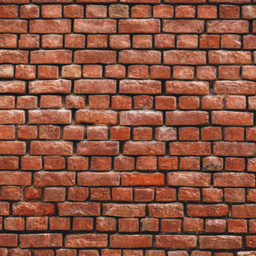
#> input picture images/brick_rough_256x256.jpg, 256 x 256 px, found by its file name
$ jupyter execute --allow-errors partial_report.ipynb
#> lines starting #> are read from the running program, lines starting #| are printed output that depends on the picture
# Texture Normal Mapper

## SCC0251.2020.1 - Image Processing

### Prof. Dr. Moacir Ponti

### Renata Vinhaga dos Anjos (10295263) and Vitor Gratiere Torres (10284952)

#### Description

Our idea is to create a normal mapper for textures, calculating light bumps and deviations to simplify 3d meshes improving render speed while maintaining render quality.

Provinding an 2d image, we want to calculate it's heightmap from its pixel's light values.

Out of it, we will scan in x and y axes with it's gradient from Sobel-Feldman operator, creating thus a normal map.

[cell 1]
import numpy as np
import imageio
import matplotlib.pyplot as plt

[cell 2]
# r = imageio.imread(str(input()).rstrip())
r = imageio.imread(str("/home/ava/documents/classes/nm/NormalMapping/images/brick_rough_256x256.jpg").rstrip()).astype(np.uint8)
#> r is the input picture: shape (256, 256, 3); mean R, G, B 140.6, 84.4, 65

[cell 3]
# Invert
def inv(img):
    return 255 - img

# Normalize
def scale(image, c=0, d=255):
    a = np.min(image)
    b = np.max(image)
    return ((image-a)*((d-c)/(b-a))+c).astype(np.uint8)

#### Sobel-Feldman operator

Sobel-Feldman operator is an edge detector, it uses two 3×3 kernels which are convolved with the original image to calculate approximations of the derivatives – one for horizontal changes, and one for vertical. If we define $A$ as the source image, and $Gx$ and $Gy$ are two images which at each point contain the vertical and horizontal derivative approximations respectively, the computations are as follows:

$$G_x = \begin{bmatrix}-3 & 0 & 3\\-10 & 0 & 10\\-3 & 0 & 3\end{bmatrix}$$

$$G_y = \begin{bmatrix}-3 & -10 & -3\\0 & 0 & 0\\3 & 10 & 3\end{bmatrix}$$

Then we'll crop $A$ matrix to fit kernel's shape, iterate and convolute it.

> It is also possible to use $G_x$ and $G_y$ with 1s instead of 3s, and 2s instead of 10s, it's just a matter of factors and scales. 3s and 10s got us our best outcome so far.

The x-coordinate is defined here as increasing in the "right"-direction, and the y-coordinate is defined as increasing in the "down"-direction. At each point in the image, the resulting gradient approximations can be combined to give the gradient magnitude, using $G = \sqrt{G_x^2 + G_y^2}$. Using this information, we can also calculate the gradient's direction as $\theta = atan\left(\frac{G_y}{G_x}\right)$, this angle $\theta$ tells us the light's angle, while the $G$ vector is the light's vector itself.

The components $G_x$ and $G_y$ devided by its' square root gives us the unitary components.

The $x$ component will be depicted as our reds, while the $y$ as our greens. Our blue component comes from the height map itself. All of them are scaled to $0-255$. The last operation is to cut through the threshold.

[cell 4]
def sobel(img, threshold=.05):
    #     Gx = np.array([[-1, 0, 1],
    #                    [-2, 0, 2],
    #                    [-1, 0, 1]])
    #     Gy = np.array([[-1, -2, -1],
    #                    [0, 0, 0],
    #                    [1, 2, 1]])
    Gx = np.array([[-3, 0, 3],
                   [-10, 0, 10],
                   [-3, 0, 3]])
    Gy = np.array([[-3, -10, -3],
                   [0, 0, 0],
                   [3, 10, 3]])

    shp = np.array(img.shape)[0:2]
    img = np.pad(img, 1, 'edge')

    if np.array(img.shape)[0] == 3:
        # image isn't greyscale, convert
        img = np.dot(img[..., :3], [0.2989, 0.5870, 0.1140])

    sob = np.zeros(shp)
    res = np.zeros(np.array([shp[0], shp[1], 3]))

    for i in range(0, shp[0]):
        for j in range(0, shp[1]):
            S1 = np.sum(np.multiply(Gx, img[i:i+3, j:j+3]))
            S2 = np.sum(np.multiply(Gy, img[i:i+3, j:j+3]))

            sob[i, j] = np.sqrt(S1**2 + S2**2)
            if sob[i, j] != 0:
                res[i, j, 0] = S1/sob[i, j] * 255
                res[i, j, 1] = S2/sob[i, j] * 255
            else:
                res[i, j, 0] = 0
                res[i, j, 1] = 0
            res[i, j, 2] = sob[i, j]

    sob = scale(sob)
    res = scale(res)
    res[:,:,2] = inv(res[:,:,2])

    threshold = int(round(threshold * 255))
    sob[sob < threshold] = 0
    res[res < threshold] = 0
    return sob, res

[cell 5]
def sobel2(img, strength):
#> called with strength = 2
    shp = np.array(img.shape)[0:2]
#> shp = [256, 256]
    sob = np.zeros(shp)
    if np.array(img.shape).shape[0] == 3:
        sob[:,:] = img[:,:,0] + img[:,:,1] + img[:,:,2]
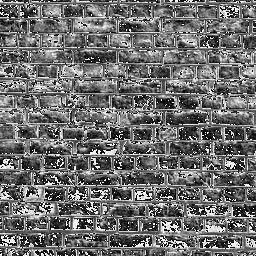
#> sob: shape (256, 256) float64; min 0, max 255, mean 109.6
        sob = sob/3
    else:
        sob[:,:] = img[:,:]
    sob = sob/255
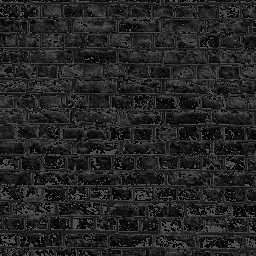
#> sob: shape (256, 256) float64; min 0, max 0.333, mean 0.143
    sobpad = np.pad(sob, 1, 'edge')
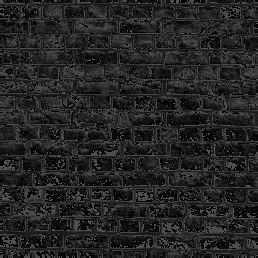
#> sobpad: shape (258, 258) float64; min 0, max 0.333, mean 0.143

    der = np.zeros([shp[0], shp[1], 3]).astype(np.double)
    for i in range(1, sobpad.shape[0]-1):
        for j in range(1, sobpad.shape[1]-1):
            der[i-1,j-1,0] = (sobpad[i-1,j+1] + 2.0 * sobpad[i,j+1] + sobpad[i+1,j+1]) - (sobpad[i-1,j-1] + 2.0 * sobpad[i,j-1] + sobpad[i+1,j-1])
            der[i-1,j-1,1] = (sobpad[i+1,j-1] + 2.0 * sobpad[i+1,j] + sobpad[i+1,j+1]) - (sobpad[i-1,j-1] + 2.0 * sobpad[i-1,j] + sobpad[i-1,j+1])
#             der[i-1,j-1,2] = 1.0 / strength  # strength * sqrt(Gx * Gx + Gy * Gy);
            der[i-1,j-1,2] = strength * np.sqrt(der[i-1,j-1,0]**2 + der[i-1,j-1,1]**2);
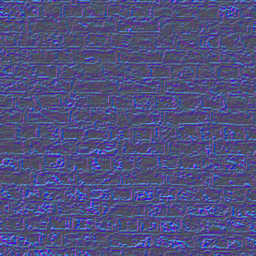
#> der: shape (256, 256, 3) float64; mean of channels 0, 1, 2 5.23e-05, 0.000866, 0.784; drawn with min black and max white
    scale(der)
#> in scale, `a = np.min(image)`: a = -1.29
#> in scale, `b = np.max(image)`: b = 2.83
    return der

der = sobel2(r, 2.0)

#> (a cell that did not finish here is left out)

#> after the loop in sobel, `for i in range(0, shp[0]):`: res: shape (256, 256, 3) float64; every value is 0
#> after the loop in sobel, `for i in range(0, shp[0]):`: sob: shape (256, 256) float64; every value is 0

[cell 7]
plt.figure(figsize=(20, 20))

plt.imshow(r, cmap="gray")
plt.axis('off')

#### What we've achived so far

On the left we have an initial edges detector using the Sobel operator.

On the right we have our normal map.

This isn't our goal, it's useless so far.

We think our problem is noise.

[cell 8]
plt.figure(figsize=(20, 20))

plt.subplot(121)
plt.imshow(r, cmap="gray")
plt.axis('off')

plt.subplot(122)
plt.imshow(der.astype(np.uint8))
plt.axis('off')
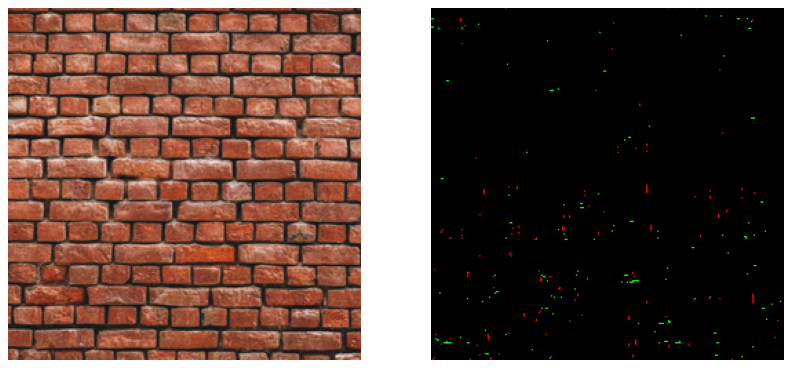
#> figure drawn by matplotlib, 2 panels

$ run again, with images/TextureTest.jpg copied over images/brick_rough_256x256.jpg
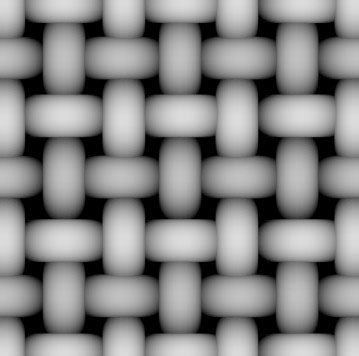
#> input picture images/TextureTest.jpg, 359 x 356 px, found by its file name
#> r is the input picture: shape (356, 359, 3); min 0, max 220, mean 133
#> after the loop in sobel2, `for i in range(1, sobpad.shape[0]-1):`:
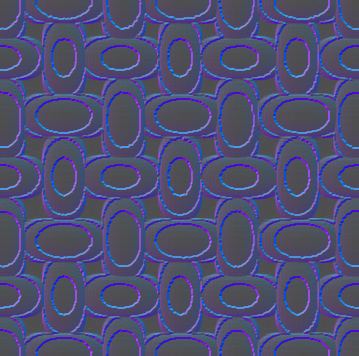
#> der: shape (356, 359, 3) float64; mean of channels 0, 1, 2 -1.15e-05, 8.67e-06, 0.591; drawn with min black and max white
#> a = -1.3
#> b = 2.89
#> `[cell 8] plt.figure(figsize=(20, 20))  plt.subplot(121) plt.imshow(r, ..`:
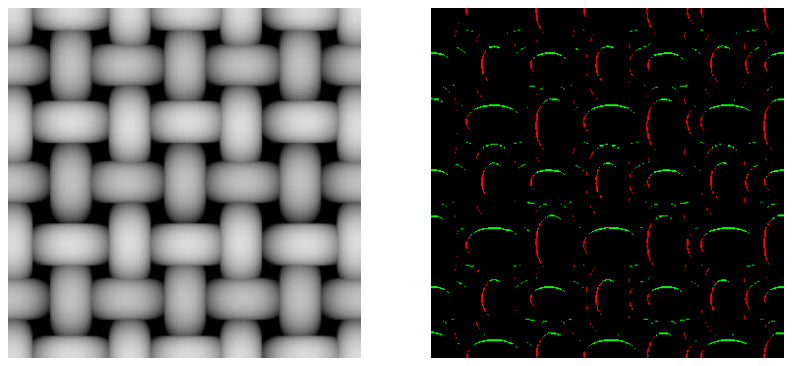
#> figure drawn by matplotlib, 2 panels

$ run again, with images/brick_rough.jpg copied over images/brick_rough_256x256.jpg
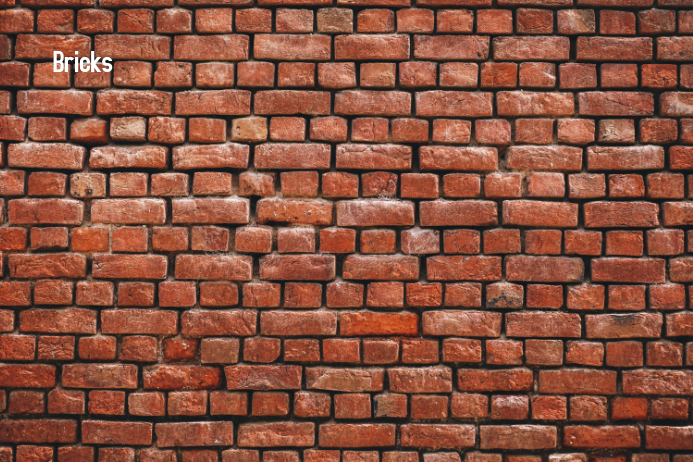
#> input picture images/brick_rough.jpg, 693 x 462 px, found by its file name
#> r is the input picture: shape (462, 693, 3); mean R, G, B 136.6, 81.2, 62.7
#> after the loop in sobel2, `for i in range(1, sobpad.shape[0]-1):`:
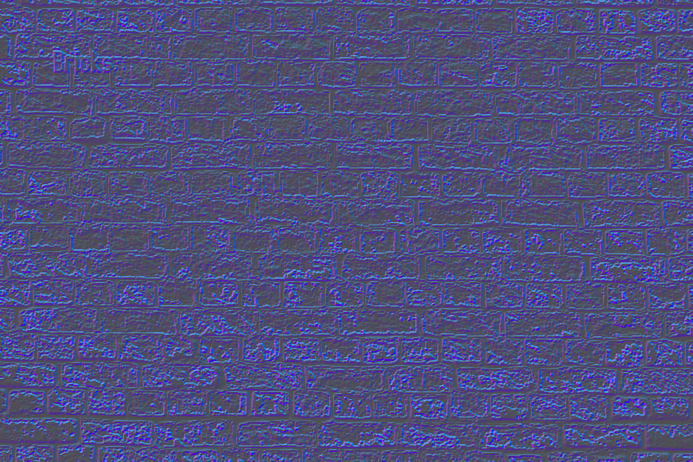
#> der: shape (462, 693, 3) float64; mean of channels 0, 1, 2 -0.000383, 0.000548, 0.788; drawn with min black and max white
#> a = -1.31
#> b = 2.91
#> `[cell 8] plt.figure(figsize=(20, 20))  plt.subplot(121) plt.imshow(r, ..`:
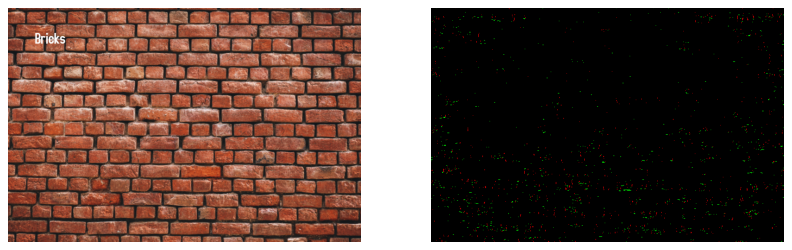
#> figure drawn by matplotlib, 2 panels

$ run again, with images/brick_smooth.jpg copied over images/brick_rough_256x256.jpg
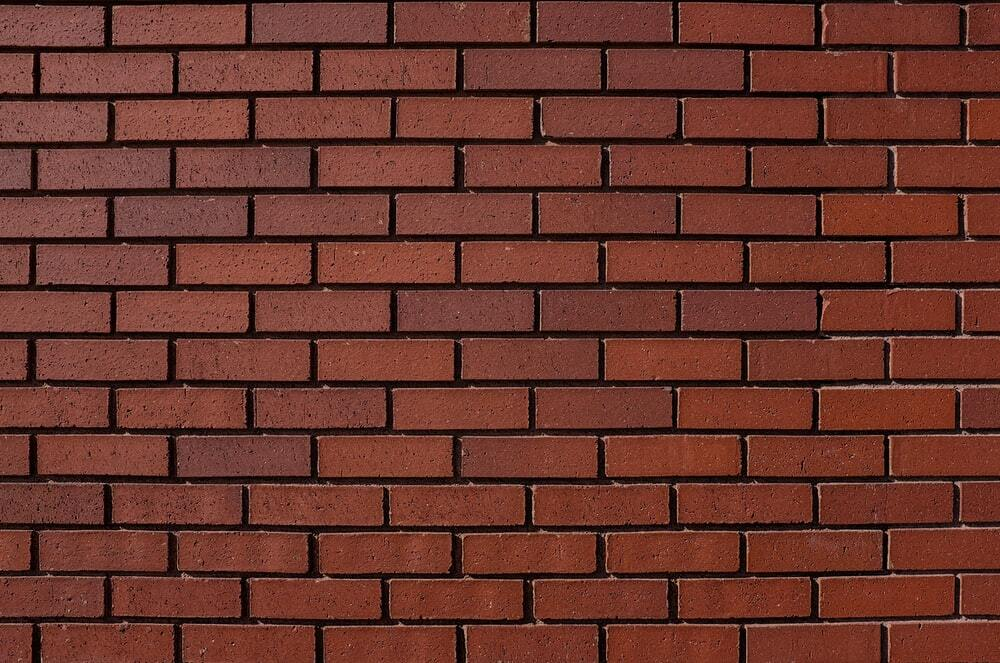
#> input picture images/brick_smooth.jpg, 1000 x 663 px, found by its file name
#> r is the input picture: shape (663, 1000, 3); mean R, G, B 106.6, 54.3, 44.2
#> after the loop in sobel2, `for i in range(1, sobpad.shape[0]-1):`:
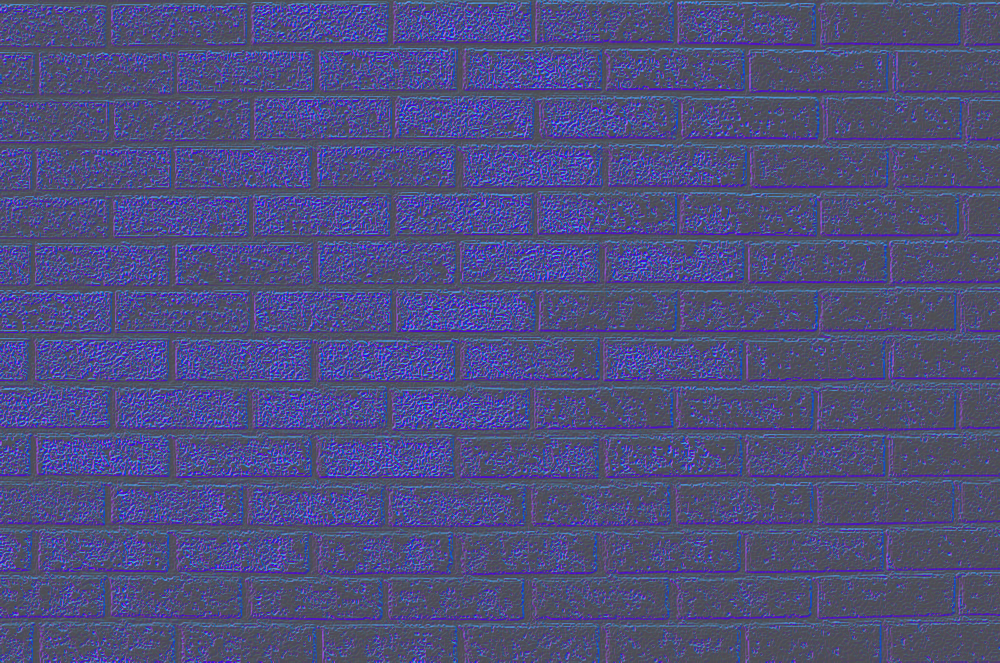
#> der: shape (663, 1000, 3) float64; mean of channels 0, 1, 2 0.000716, 0.00214, 0.776; drawn with min black and max white
#> a = -1.3
#> b = 2.9
#> `[cell 8] plt.figure(figsize=(20, 20))  plt.subplot(121) plt.imshow(r, ..`:
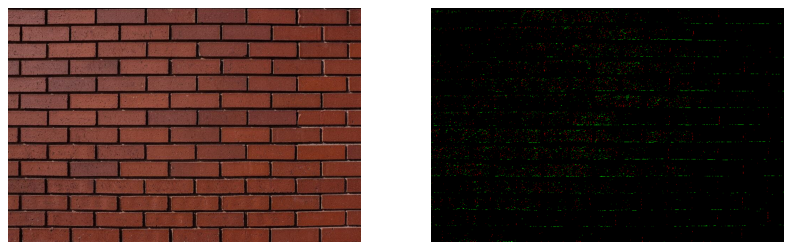
#> figure drawn by matplotlib, 2 panels
